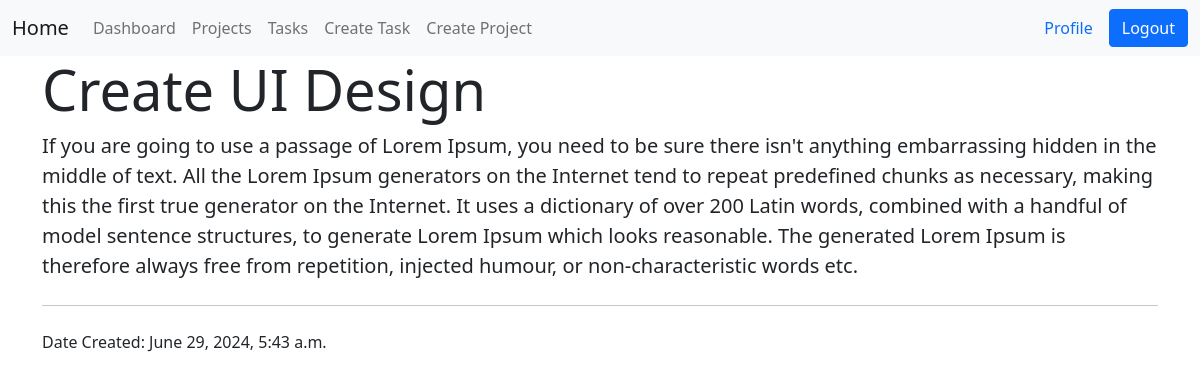
Screenshot of /tasks/2 (signed in) with the database file from the repository.
### projects/models.py (models this page shows, shortened)
class Task(models.Model):
    TODO="TO DO"
    COMPLETED='COMPLETED'
    INPROGRESS='IN-PROGRESS'
    STATUS_CHOICES = [
        (TODO, 'TO DO'),
        (COMPLETED, 'COMPLETED'),
        (INPROGRESS, 'IN-PROGRESS'),
    ]
    title = models.CharField(max_length=150)
    description = models.TextField(null=True,blank=True)
    project = models.ForeignKey(Project,null=True,blank=True, on_delete=models.CASCADE)
    assignee = models.ForeignKey(User, null=True,blank=True, on_delete=models.SET_NULL)
    date_created = models.DateTimeField(auto_now_add=True)
    due_date = models.DateField(null=True,blank=True)
    status = models.CharField(max_length=50, choices=STATUS_CHOICES,null=True,blank=True,default= TODO)

### projects/views.py (the view)
# urls.py: path('tasks/<int:pk>', views.taskDetail, name ='task-detail'),
@login_required
def taskDetail(request,pk):
    task = get_object_or_404(Task, id=pk) #retrieve the task object or raise a 404 error if the task object doesn’t exist
    context = {'task':task}
    return render(request, 'projects/task-detail.html',context)

### projects/templates/projects/task-detail.html (shortened to what this page needs)
{% extends 'base.html' %}
{% block content %}
 <div class="container ">
    <div class="row ">
       <div class="col-md-12 ">
             <div class="jumbotron">
               <h4 class="display-4">{{task.title}}</h4>
               <p class="lead">{{task.description}}</p>
               <hr class="my-4">
               <p>Date Created:  {{task.date_created}}</p>
             </div>
       </div>
    </div>
 </div>
{% endblock content %}

### rows the page displays
Task: title "Create UI Design", description "If you are going to use a passage of Lorem Ipsum, you need to be sure there isn't anything embarrassing hidden in the middle of text. All the Lorem Ipsum generators on the Internet tend to repeat predefined chunks as necessary, making this the first true generator on the Internet. It uses a dictionary of over 200 Latin words, combined with a handful of model sentence structures, to generate Lorem Ipsum which looks reasonable. The generated Lorem Ipsum is therefore always free from repetition, injected humour, or non-characteristic words etc.", date_created "June 29, 2024, 5:43 a.m."
